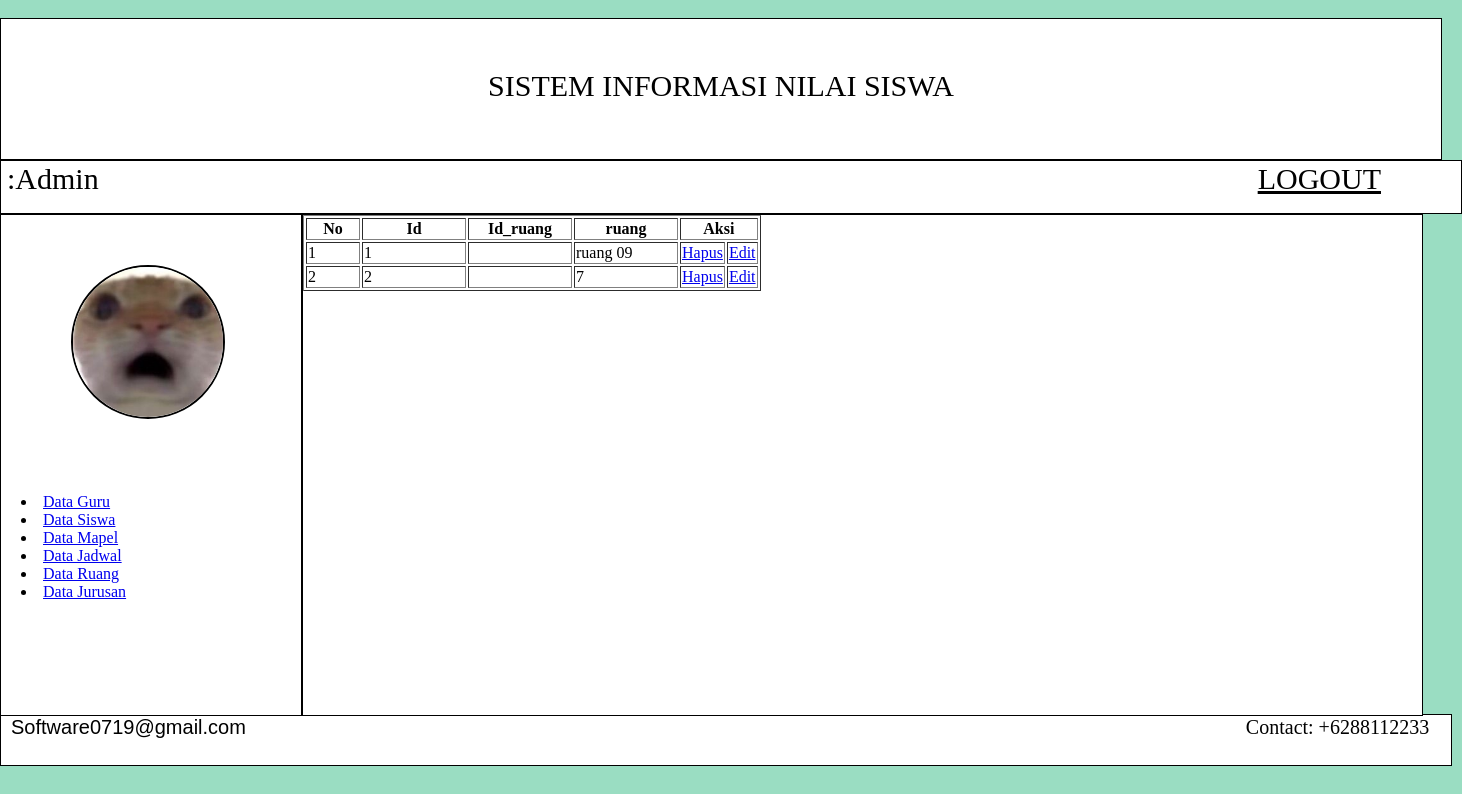
/halaman_admin.php?page=dataruang, run on the app's committed database.
### tables this page shows
CREATE TABLE `data_ruang` (
  `id` int NOT NULL,
  `id_kelas` varchar(15) NOT NULL,
  `ruang` varchar(100) NOT NULL
);

### tabledataruang.php (the view, shortened to what this page needs)
<table border="1">
    <tr>
        <th width="50">No</th>
        <th width="100">Id</th>
        <th width="100">Id_ruang</th>
        <th width="100">ruang</th>
        <th colspan="2">Aksi</th>
    </tr>
    <?php
    include "koneksi.php";
    $no=1;
    $ambildata = mysqli_query($koneksi, "select * from data_ruang");
    while ($tampil = mysqli_fetch_array($ambildata)){
        echo "
        <tr>
          <td>$no</td>
          <td>$tampil[id]</td>
          <td>$tampil[id_ruang]</td>
          <td>$tampil[ruang]</td>
          <td><a href='halaman_admin.php?page=hapusruang&id=$tampil[id]'>Hapus</a></td>
          <td><a href='halaman_admin.php?page=editruang&id=$tampil[id]'>Edit</a></td>
        </tr>";
        $no++;
    }
    ?>
</table>

### haladmin.css (style rules this page uses)
body { display: grid; width: 100%; display: inline; background: #FFF; border-radius: 15px; height: 100vh; background-color: #9ADDC2; }

### data on the page
data_ruang: id "1", ruang "ruang 09"
data_ruang: id "2", ruang "7"
